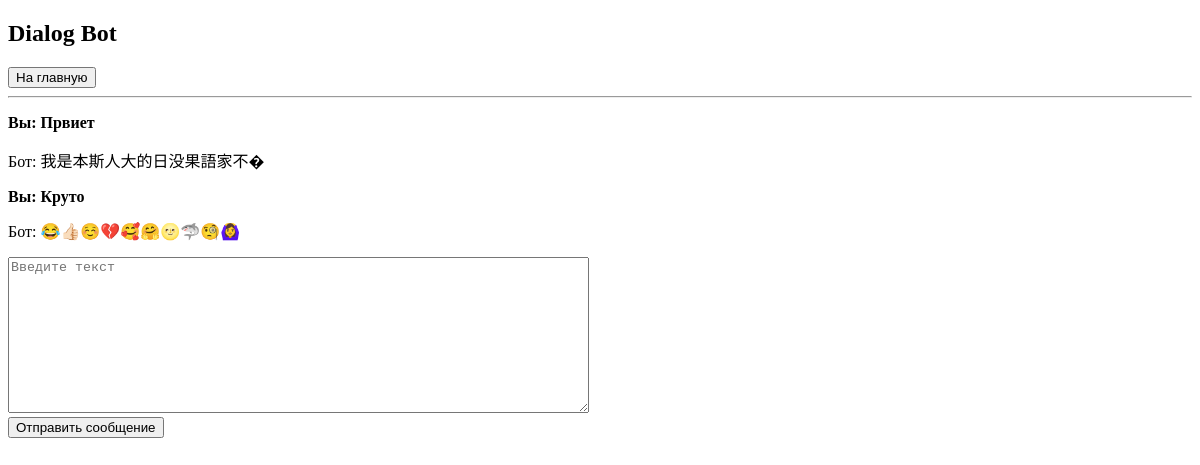
The app's page /dialog_bot/6/, older data.
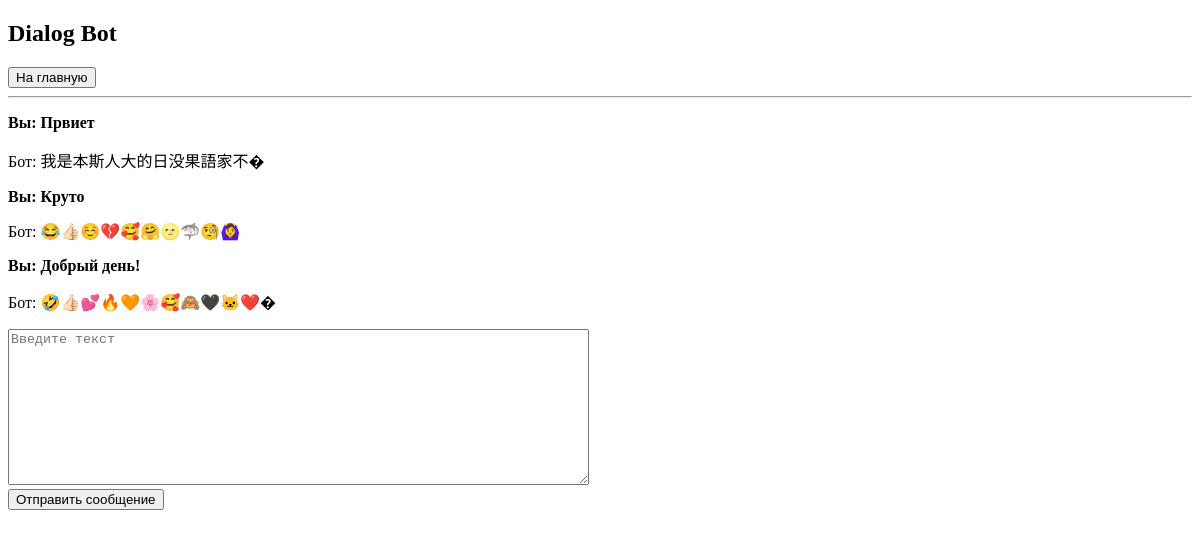
The same page, newer data.
### bert_classifier/models.py (models this page shows, shortened)
class InteractionML(models.Model):
    task = models.ForeignKey(Task, on_delete=models.CASCADE)
    input_data = models.CharField(max_length=200)
    output_data = models.CharField(max_length=200)

### dialog_bot/views.py (the view)
# urls.py: path('<int:task_id>/', views.detail, name='detail'),
def detail(request, task_id):
    task = get_object_or_404(Task, pk=task_id)
    latest_predictions = task.interactionml_set.order_by('-id')[:3][::-1]
    context = {
        'task': task,
        'latest_predictions': latest_predictions
    }
    return render(request, 'dialog_bot/detail.html', context)

### dialog_bot/templates/dialog_bot/detail.html (shortened to what this page needs)
{% extends 'base.html' %}
{% block content %}
<h2>{{task.task_name}}</h2>
<form action="{% url 'bert_classifier:index' %}" method="POST">
    <button type="submit">На главную</button>
</form>
<hr>
    {% if latest_predictions %}
        {% for p in latest_predictions %}
            <p>
                <strong>Вы: {{p.input_data}}</strong>
                <p>Бот: {{p.output_data}}</p>
            </p>
        {% endfor %}
    {% else %}
    Нет предыдущих результатов.
    {% endif %}
<form action="{% url 'dialog_bot:predict' task.id %}" method="POST">
    <textarea name="text" required="" placeholder="Введите текст" cols="70" rows="10"></textarea><br>
    <button type="submit">Отправить сообщение</button>
</form>
{% endblock %}

Row changes from the older to the newer data that the page shows:
added InteractionML: input_data "Добрый день!", output_data "🤣👍🏻💕🔥🧡🌸🥰🙈🖤🐱❤️�"
